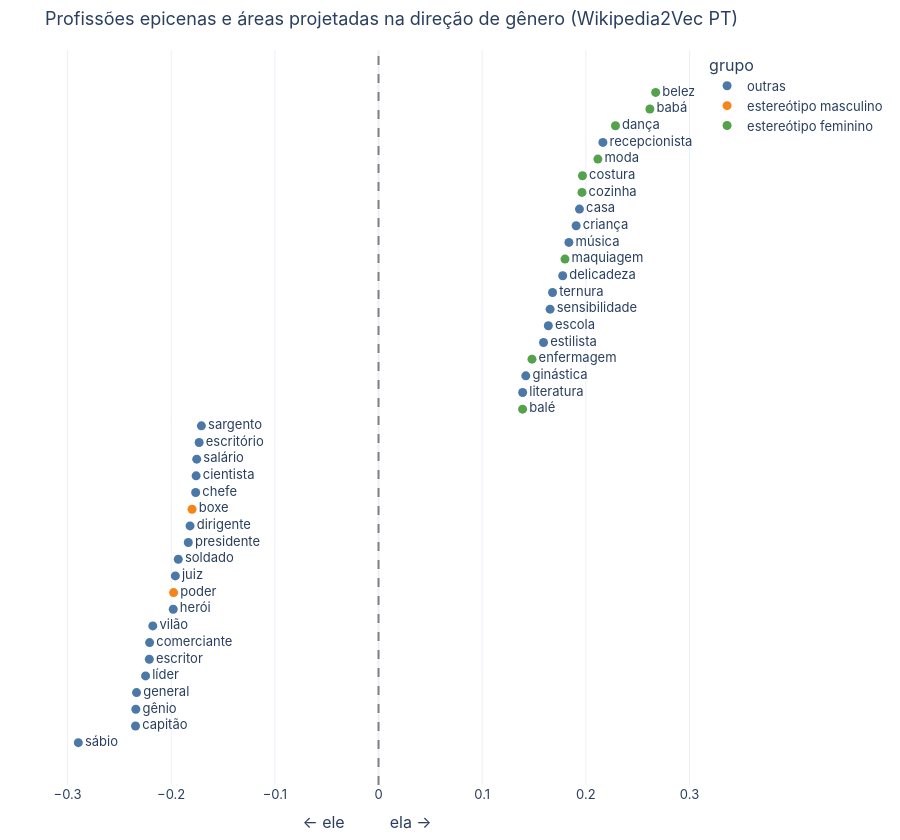

Notebook code for this chart:
### Code cell
df = profile(pt, epicenas + areas, g_pt, lex.extra["labels"])
sel = pd.concat([df.nsmallest(20, "proj_g"), df.nlargest(20, "proj_g")])
bias_axis_figure(sel, title="Profissões epicenas e áreas projetadas na direção de gênero (Wikipedia2Vec PT)", axis_label="← ele          ela →")

### Figure 1 — Plotly figure (JSON) as saved in the notebook; plotly's stock layout.template omitted (floating-point values rounded to 4 significant figures)
{"data": [{"hovertemplate": "grupo=outras<br>proj_g=%{x}<br>_y=%{y}<br>palavra=%{text}<extra></extra>", "legendgroup": "outras", "marker": {"color": "#4C78A8", "size": 9, "symbol": "circle"}, "mode": "markers+text", "name": "outras", "orientation": "v", "showlegend": true, "text": ["sábio", "capitão", "gênio", "general", "líder", "escritor", "comerciante", "vilão", "herói", "juiz", "soldado", "presidente", "dirigente", "chefe", "cientista", "salário", "escritório", "sargento", "literatura", "ginástica", "estilista", "escola", "sensibilidade", "ternura", "delicadeza", "música", "criança", "casa", "recepcionista"], "textposition": "middle right", "type": "scatter", "x": [-0.2896, -0.2344, -0.2341, -0.2334, -0.2247, -0.2211, -0.2208, -0.2177, -0.198, -0.196, -0.1932, -0.1835, -0.1818, -0.1764, -0.176, -0.1754, -0.173, -0.1709, 0.1391, 0.1421, 0.1592, 0.1638, 0.1655, 0.1679, 0.1777, 0.1836, 0.1906, 0.1939, 0.2165], "xaxis": "x", "y": [0, 1, 2, 3, 4, 5, 6, 7, 8, 10, 11, 12, 13, 15, 16, 17, 18, 19, 21, 22, 24, 25, 26, 27, 28, 30, 31, 32, 36], "yaxis": "y"}, {"hovertemplate": "grupo=estereótipo masculino<br>proj_g=%{x}<br>_y=%{y}<br>palavra=%{text}<extra></extra>", "legendgroup": "estereótipo masculino", "marker": {"color": "#F58518", "size": 9, "symbol": "circle"}, "mode": "markers+text", "name": "estereótipo masculino", "orientation": "v", "showlegend": true, "text": ["poder", "boxe"], "textposition": "middle right", "type": "scatter", "x": [-0.1977, -0.1799], "xaxis": "x", "y": [9, 14], "yaxis": "y"}, {"hovertemplate": "grupo=estereótipo feminino<br>proj_g=%{x}<br>_y=%{y}<br>palavra=%{text}<extra></extra>", "legendgroup": "estereótipo feminino", "marker": {"color": "#54A24B", "size": 9, "symbol": "circle"}, "mode": "markers+text", "name": "estereótipo feminino", "orientation": "v", "showlegend": true, "text": ["balé", "enfermagem", "maquiagem", "cozinha", "costura", "moda", "dança", "babá", "beleza"], "textposition": "middle right", "type": "scatter", "x": [0.139, 0.148, 0.1799, 0.1963, 0.1968, 0.2116, 0.2286, 0.2618, 0.2674], "xaxis": "x", "y": [20, 23, 29, 33, 34, 35, 37, 38, 39], "yaxis": "y"}], "layout": {"font": {"family": "Inter, Helvetica, Arial, sans-serif", "size": 13}, "height": 840, "legend": {"title": {"text": "grupo"}, "tracegroupgap": 0}, "margin": {"b": 40, "l": 40, "r": 20, "t": 50}, "shapes": [{"line": {"color": "gray", "dash": "dash"}, "type": "line", "x0": 0, "x1": 0, "xref": "x", "y0": 0, "y1": 1, "yref": "y domain"}], "title": {"text": "Profissões epicenas e áreas projetadas na direção de gênero (Wikipedia2Vec PT)"}, "xaxis": {"anchor": "y", "domain": [0.0, 1.0], "title": {"text": "← ele          ela →"}}, "yaxis": {"anchor": "x", "domain": [0.0, 1.0], "title": {"text": "_y"}, "visible": false}}}
